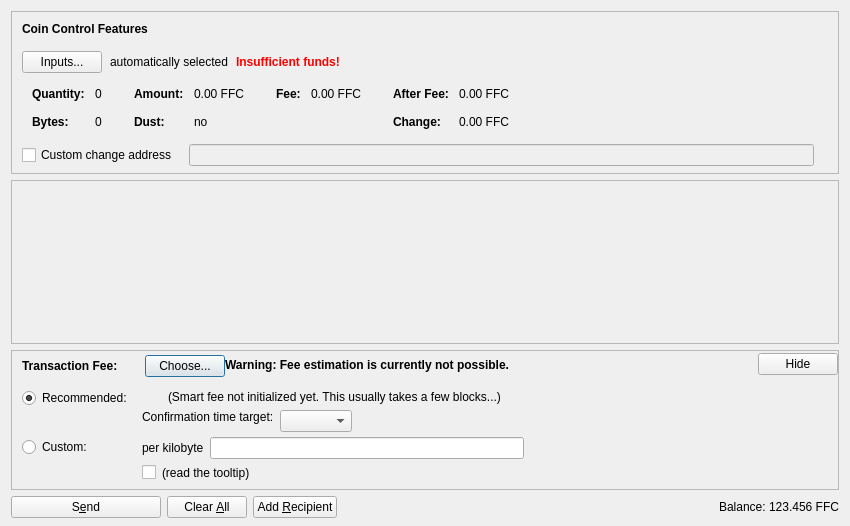
<?xml version="1.0" encoding="UTF-8"?>
<ui version="4.0">
 <class>SendCoinsDialog</class>
 <widget class="QDialog" name="SendCoinsDialog">
  <property name="geometry">
   <rect>
    <x>0</x>
    <y>0</y>
    <width>850</width>
    <height>526</height>
   </rect>
  </property>
  <property name="windowTitle">
   <string>Send Coins</string>
  </property>
  <layout class="QVBoxLayout" name="verticalLayout" stretch="0,1,0,0">
   <property name="bottomMargin">
    <number>8</number>
   </property>
   <item>
    <widget class="QFrame" name="frameCoinControl">
     <property name="sizePolicy">
      <sizepolicy hsizetype="Expanding" vsizetype="Expanding">
       <horstretch>0</horstretch>
       <verstretch>0</verstretch>
      </sizepolicy>
     </property>
     <property name="maximumSize">
      <size>
       <width>16777215</width>
       <height>16777215</height>
      </size>
     </property>
     <property name="frameShape">
      <enum>QFrame::StyledPanel</enum>
     </property>
     <property name="frameShadow">
      <enum>QFrame::Sunken</enum>
     </property>
     <layout class="QVBoxLayout" name="verticalLayoutCoinControl2">
      <property name="spacing">
       <number>0</number>
      </property>
      <property name="leftMargin">
       <number>0</number>
      </property>
      <property name="topMargin">
       <number>0</number>
      </property>
      <property name="rightMargin">
       <number>0</number>
      </property>
      <property name="bottomMargin">
       <number>6</number>
      </property>
      <item>
       <layout class="QVBoxLayout" name="verticalLayoutCoinControl" stretch="0,0,0,0,1">
        <property name="spacing">
         <number>0</number>
        </property>
        <property name="leftMargin">
         <number>10</number>
        </property>
        <property name="topMargin">
         <number>10</number>
        </property>
        <item>
         <layout class="QHBoxLayout" name="horizontalLayoutCoinControl1">
          <property name="bottomMargin">
           <number>15</number>
          </property>
          <item>
           <widget class="QLabel" name="labelCoinControlFeatures">
            <property name="sizePolicy">
             <sizepolicy hsizetype="Preferred" vsizetype="Maximum">
              <horstretch>0</horstretch>
              <verstretch>0</verstretch>
             </sizepolicy>
            </property>
            <property name="font">
             <font>
              <weight>75</weight>
              <bold>true</bold>
             </font>
            </property>
            <property name="styleSheet">
             <string notr="true">font-weight:bold;</string>
            </property>
            <property name="text">
             <string>Coin Control Features</string>
            </property>
           </widget>
          </item>
         </layout>
        </item>
        <item>
         <layout class="QHBoxLayout" name="horizontalLayoutCoinControl2" stretch="0,0,0,0">
          <property name="spacing">
           <number>8</number>
          </property>
          <property name="bottomMargin">
           <number>10</number>
          </property>
          <item>
           <widget class="QPushButton" name="pushButtonCoinControl">
            <property name="styleSheet">
             <string notr="true"/>
            </property>
            <property name="text">
             <string>Inputs...</string>
            </property>
            <property name="autoDefault">
             <bool>false</bool>
            </property>
           </widget>
          </item>
          <item>
           <widget class="QLabel" name="labelCoinControlAutomaticallySelected">
            <property name="text">
             <string>automatically selected</string>
            </property>
            <property name="margin">
             <number>5</number>
            </property>
           </widget>
          </item>
          <item>
           <widget class="QLabel" name="labelCoinControlInsuffFunds">
            <property name="font">
             <font>
              <weight>75</weight>
              <bold>true</bold>
             </font>
            </property>
            <property name="styleSheet">
             <string notr="true">color:red;font-weight:bold;</string>
            </property>
            <property name="text">
             <string>Insufficient funds!</string>
            </property>
            <property name="margin">
             <number>5</number>
            </property>
           </widget>
          </item>
          <item>
           <spacer name="horizontalSpacerCoinControl">
            <property name="orientation">
             <enum>Qt::Horizontal</enum>
            </property>
            <property name="sizeHint" stdset="0">
             <size>
              <width>40</width>
              <height>1</height>
             </size>
            </property>
           </spacer>
          </item>
         </layout>
        </item>
        <item>
         <widget class="QWidget" name="widgetCoinControl" native="true">
          <property name="sizePolicy">
           <sizepolicy hsizetype="Preferred" vsizetype="Preferred">
            <horstretch>0</horstretch>
            <verstretch>0</verstretch>
           </sizepolicy>
          </property>
          <property name="minimumSize">
           <size>
            <width>0</width>
            <height>0</height>
           </size>
          </property>
          <property name="styleSheet">
           <string notr="true"/>
          </property>
          <layout class="QHBoxLayout" name="horizontalLayoutCoinControl5">
           <property name="leftMargin">
            <number>0</number>
           </property>
           <property name="topMargin">
            <number>0</number>
           </property>
           <property name="rightMargin">
            <number>0</number>
           </property>
           <property name="bottomMargin">
            <number>0</number>
           </property>
           <item>
            <layout class="QHBoxLayout" name="horizontalLayoutCoinControl3" stretch="0,0,0,1">
             <property name="spacing">
              <number>20</number>
             </property>
             <property name="topMargin">
              <number>0</number>
             </property>
             <property name="bottomMargin">
              <number>10</number>
             </property>
             <item>
              <layout class="QFormLayout" name="formLayoutCoinControl1">
               <property name="horizontalSpacing">
                <number>10</number>
               </property>
               <property name="verticalSpacing">
                <number>14</number>
               </property>
               <property name="leftMargin">
                <number>10</number>
               </property>
               <property name="topMargin">
                <number>4</number>
               </property>
               <property name="rightMargin">
                <number>6</number>
               </property>
               <item row="0" column="0">
                <widget class="QLabel" name="labelCoinControlQuantityText">
                 <property name="font">
                  <font>
                   <weight>75</weight>
                   <bold>true</bold>
                  </font>
                 </property>
                 <property name="text">
                  <string>Quantity:</string>
                 </property>
                 <property name="margin">
                  <number>0</number>
                 </property>
                </widget>
               </item>
               <item row="0" column="1">
                <widget class="QLabel" name="labelCoinControlQuantity">
                 <property name="cursor">
                  <cursorShape>IBeamCursor</cursorShape>
                 </property>
                 <property name="contextMenuPolicy">
                  <enum>Qt::ActionsContextMenu</enum>
                 </property>
                 <property name="text">
                  <string notr="true">0</string>
                 </property>
                 <property name="margin">
                  <number>0</number>
                 </property>
                 <property name="textInteractionFlags">
                  <set>Qt::LinksAccessibleByMouse|Qt::TextSelectableByKeyboard|Qt::TextSelectableByMouse</set>
                 </property>
                </widget>
               </item>
               <item row="1" column="0">
                <widget class="QLabel" name="labelCoinControlBytesText">
                 <property name="font">
                  <font>
                   <weight>75</weight>
                   <bold>true</bold>
                  </font>
                 </property>
                 <property name="text">
                  <string>Bytes:</string>
                 </property>
                </widget>
               </item>
               <item row="1" column="1">
                <widget class="QLabel" name="labelCoinControlBytes">
                 <property name="cursor">
                  <cursorShape>IBeamCursor</cursorShape>
                 </property>
                 <property name="contextMenuPolicy">
                  <enum>Qt::ActionsContextMenu</enum>
                 </property>
                 <property name="text">
                  <string notr="true">0</string>
                 </property>
                 <property name="textInteractionFlags">
                  <set>Qt::LinksAccessibleByMouse|Qt::TextSelectableByKeyboard|Qt::TextSelectableByMouse</set>
                 </property>
                </widget>
               </item>
              </layout>
             </item>
             <item>
              <layout class="QFormLayout" name="formLayoutCoinControl2">
               <property name="horizontalSpacing">
                <number>10</number>
               </property>
               <property name="verticalSpacing">
                <number>14</number>
               </property>
               <property name="leftMargin">
                <number>6</number>
               </property>
               <property name="topMargin">
                <number>4</number>
               </property>
               <property name="rightMargin">
                <number>6</number>
               </property>
               <item row="0" column="0">
                <widget class="QLabel" name="labelCoinControlAmountText">
                 <property name="font">
                  <font>
                   <weight>75</weight>
                   <bold>true</bold>
                  </font>
                 </property>
                 <property name="text">
                  <string>Amount:</string>
                 </property>
                 <property name="margin">
                  <number>0</number>
                 </property>
                </widget>
               </item>
               <item row="0" column="1">
                <widget class="QLabel" name="labelCoinControlAmount">
                 <property name="cursor">
                  <cursorShape>IBeamCursor</cursorShape>
                 </property>
                 <property name="contextMenuPolicy">
                  <enum>Qt::ActionsContextMenu</enum>
                 </property>
                 <property name="text">
                  <string notr="true">0.00 FFC</string>
                 </property>
                 <property name="textInteractionFlags">
                  <set>Qt::LinksAccessibleByMouse|Qt::TextSelectableByKeyboard|Qt::TextSelectableByMouse</set>
                 </property>
                </widget>
               </item>
               <item row="1" column="0">
                <widget class="QLabel" name="labelCoinControlLowOutputText">
                 <property name="font">
                  <font>
                   <weight>75</weight>
                   <bold>true</bold>
                  </font>
                 </property>
                 <property name="text">
                  <string>Dust:</string>
                 </property>
                </widget>
               </item>
               <item row="1" column="1">
                <widget class="QLabel" name="labelCoinControlLowOutput">
                 <property name="cursor">
                  <cursorShape>IBeamCursor</cursorShape>
                 </property>
                 <property name="contextMenuPolicy">
                  <enum>Qt::ActionsContextMenu</enum>
                 </property>
                 <property name="text">
                  <string notr="true">no</string>
                 </property>
                 <property name="textInteractionFlags">
                  <set>Qt::LinksAccessibleByMouse|Qt::TextSelectableByKeyboard|Qt::TextSelectableByMouse</set>
                 </property>
                </widget>
               </item>
              </layout>
             </item>
             <item>
              <layout class="QFormLayout" name="formLayoutCoinControl3">
               <property name="horizontalSpacing">
                <number>10</number>
               </property>
               <property name="verticalSpacing">
                <number>14</number>
               </property>
               <property name="leftMargin">
                <number>6</number>
               </property>
               <property name="topMargin">
                <number>4</number>
               </property>
               <property name="rightMargin">
                <number>6</number>
               </property>
               <item row="0" column="0">
                <widget class="QLabel" name="labelCoinControlFeeText">
                 <property name="font">
                  <font>
                   <weight>75</weight>
                   <bold>true</bold>
                  </font>
                 </property>
                 <property name="text">
                  <string>Fee:</string>
                 </property>
                 <property name="margin">
                  <number>0</number>
                 </property>
                </widget>
               </item>
               <item row="0" column="1">
                <widget class="QLabel" name="labelCoinControlFee">
                 <property name="cursor">
                  <cursorShape>IBeamCursor</cursorShape>
                 </property>
                 <property name="contextMenuPolicy">
                  <enum>Qt::ActionsContextMenu</enum>
                 </property>
                 <property name="text">
                  <string notr="true">0.00 FFC</string>
                 </property>
                 <property name="textInteractionFlags">
                  <set>Qt::LinksAccessibleByMouse|Qt::TextSelectableByKeyboard|Qt::TextSelectableByMouse</set>
                 </property>
                </widget>
               </item>
              </layout>
             </item>
             <item>
              <layout class="QFormLayout" name="formLayoutCoinControl4">
               <property name="horizontalSpacing">
                <number>10</number>
               </property>
               <property name="verticalSpacing">
                <number>14</number>
               </property>
               <property name="leftMargin">
                <number>6</number>
               </property>
               <property name="topMargin">
                <number>4</number>
               </property>
               <property name="rightMargin">
                <number>6</number>
               </property>
               <item row="0" column="0">
                <widget class="QLabel" name="labelCoinControlAfterFeeText">
                 <property name="font">
                  <font>
                   <weight>75</weight>
                   <bold>true</bold>
                  </font>
                 </property>
                 <property name="text">
                  <string>After Fee:</string>
                 </property>
                 <property name="margin">
                  <number>0</number>
                 </property>
                </widget>
               </item>
               <item row="0" column="1">
                <widget class="QLabel" name="labelCoinControlAfterFee">
                 <property name="cursor">
                  <cursorShape>IBeamCursor</cursorShape>
                 </property>
                 <property name="contextMenuPolicy">
                  <enum>Qt::ActionsContextMenu</enum>
                 </property>
                 <property name="text">
                  <string notr="true">0.00 FFC</string>
                 </property>
                 <property name="textInteractionFlags">
                  <set>Qt::LinksAccessibleByMouse|Qt::TextSelectableByKeyboard|Qt::TextSelectableByMouse</set>
                 </property>
                </widget>
               </item>
               <item row="1" column="0">
                <widget class="QLabel" name="labelCoinControlChangeText">
                 <property name="font">
                  <font>
                   <weight>75</weight>
                   <bold>true</bold>
                  </font>
                 </property>
                 <property name="text">
                  <string>Change:</string>
                 </property>
                </widget>
               </item>
               <item row="1" column="1">
                <widget class="QLabel" name="labelCoinControlChange">
                 <property name="cursor">
                  <cursorShape>IBeamCursor</cursorShape>
                 </property>
                 <property name="contextMenuPolicy">
                  <enum>Qt::ActionsContextMenu</enum>
                 </property>
                 <property name="text">
                  <string notr="true">0.00 FFC</string>
                 </property>
                 <property name="textInteractionFlags">
                  <set>Qt::LinksAccessibleByMouse|Qt::TextSelectableByKeyboard|Qt::TextSelectableByMouse</set>
                 </property>
                </widget>
               </item>
              </layout>
             </item>
            </layout>
           </item>
          </layout>
         </widget>
        </item>
        <item>
         <layout class="QHBoxLayout" name="horizontalLayoutCoinControl4" stretch="0,0,0">
          <property name="spacing">
           <number>12</number>
          </property>
          <property name="sizeConstraint">
           <enum>QLayout::SetDefaultConstraint</enum>
          </property>
          <property name="topMargin">
           <number>5</number>
          </property>
          <property name="rightMargin">
           <number>5</number>
          </property>
          <item>
           <widget class="QCheckBox" name="checkBoxCoinControlChange">
            <property name="toolTip">
             <string>If this is activated, but the change address is empty or invalid, change will be sent to a newly generated address.</string>
            </property>
            <property name="text">
             <string>Custom change address</string>
            </property>
           </widget>
          </item>
          <item>
           <widget class="QValidatedLineEdit" name="lineEditCoinControlChange">
            <property name="enabled">
             <bool>false</bool>
            </property>
            <property name="sizePolicy">
             <sizepolicy hsizetype="Expanding" vsizetype="Fixed">
              <horstretch>0</horstretch>
              <verstretch>0</verstretch>
             </sizepolicy>
            </property>
           </widget>
          </item>
          <item>
           <widget class="QLabel" name="labelCoinControlChangeLabel">
            <property name="sizePolicy">
             <sizepolicy hsizetype="Preferred" vsizetype="Expanding">
              <horstretch>0</horstretch>
              <verstretch>0</verstretch>
             </sizepolicy>
            </property>
            <property name="minimumSize">
             <size>
              <width>0</width>
              <height>0</height>
             </size>
            </property>
            <property name="text">
             <string/>
            </property>
            <property name="margin">
             <number>3</number>
            </property>
           </widget>
          </item>
         </layout>
        </item>
        <item>
         <spacer name="verticalSpacerCoinControl">
          <property name="orientation">
           <enum>Qt::Vertical</enum>
          </property>
          <property name="sizeHint" stdset="0">
           <size>
            <width>800</width>
            <height>1</height>
           </size>
          </property>
         </spacer>
        </item>
       </layout>
      </item>
     </layout>
    </widget>
   </item>
   <item>
    <widget class="QScrollArea" name="scrollArea">
     <property name="widgetResizable">
      <bool>true</bool>
     </property>
     <widget class="QWidget" name="scrollAreaWidgetContents">
      <property name="geometry">
       <rect>
        <x>0</x>
        <y>0</y>
        <width>830</width>
        <height>104</height>
       </rect>
      </property>
      <layout class="QVBoxLayout" name="verticalLayout_2" stretch="0,1">
       <property name="leftMargin">
        <number>0</number>
       </property>
       <property name="topMargin">
        <number>0</number>
       </property>
       <property name="rightMargin">
        <number>0</number>
       </property>
       <property name="bottomMargin">
        <number>0</number>
       </property>
       <item>
        <layout class="QVBoxLayout" name="entries">
         <property name="spacing">
          <number>6</number>
         </property>
        </layout>
       </item>
       <item>
        <spacer name="verticalSpacer">
         <property name="orientation">
          <enum>Qt::Vertical</enum>
         </property>
         <property name="sizeHint" stdset="0">
          <size>
           <width>20</width>
           <height>40</height>
          </size>
         </property>
        </spacer>
       </item>
      </layout>
     </widget>
    </widget>
   </item>
   <item>
    <widget class="QFrame" name="frameFee">
     <property name="sizePolicy">
      <sizepolicy hsizetype="Expanding" vsizetype="Expanding">
       <horstretch>0</horstretch>
       <verstretch>0</verstretch>
      </sizepolicy>
     </property>
     <property name="maximumSize">
      <size>
       <width>16777215</width>
       <height>16777215</height>
      </size>
     </property>
     <property name="frameShape">
      <enum>QFrame::StyledPanel</enum>
     </property>
     <property name="frameShadow">
      <enum>QFrame::Sunken</enum>
     </property>
     <layout class="QVBoxLayout" name="verticalLayoutFee1">
      <property name="spacing">
       <number>0</number>
      </property>
      <property name="leftMargin">
       <number>0</number>
      </property>
      <property name="topMargin">
       <number>0</number>
      </property>
      <property name="rightMargin">
       <number>0</number>
      </property>
      <property name="bottomMargin">
       <number>0</number>
      </property>
      <item>
       <layout class="QVBoxLayout" name="verticalLayoutFee2" stretch="0,0,0">
        <property name="spacing">
         <number>0</number>
        </property>
        <property name="leftMargin">
         <number>10</number>
        </property>
        <property name="topMargin">
         <number>0</number>
        </property>
        <item>
         <layout class="QHBoxLayout" name="horizontalLayoutFee1">
          <property name="bottomMargin">
           <number>0</number>
          </property>
          <item>
           <layout class="QVBoxLayout" name="verticalLayoutFee7">
            <property name="spacing">
             <number>0</number>
            </property>
            <item>
             <spacer name="verticalSpacerSmartFee">
              <property name="orientation">
               <enum>Qt::Vertical</enum>
              </property>
              <property name="sizeType">
               <enum>QSizePolicy::Fixed</enum>
              </property>
              <property name="sizeHint" stdset="0">
               <size>
                <width>1</width>
                <height>4</height>
               </size>
              </property>
             </spacer>
            </item>
            <item>
             <layout class="QHBoxLayout" name="horizontalLayoutSmartFee">
              <property name="spacing">
               <number>10</number>
              </property>
              <item>
               <widget class="QLabel" name="labelFeeHeadline">
                <property name="sizePolicy">
                 <sizepolicy hsizetype="Preferred" vsizetype="Maximum">
                  <horstretch>0</horstretch>
                  <verstretch>0</verstretch>
                 </sizepolicy>
                </property>
                <property name="font">
                 <font>
                  <weight>75</weight>
                  <bold>true</bold>
                 </font>
                </property>
                <property name="styleSheet">
                 <string notr="true">font-weight:bold;</string>
                </property>
                <property name="text">
                 <string>Transaction Fee:</string>
                </property>
               </widget>
              </item>
              <item>
               <widget class="QLabel" name="labelFeeMinimized">
                <property name="text">
                 <string/>
                </property>
               </widget>
              </item>
              <item>
               <widget class="QPushButton" name="buttonChooseFee">
                <property name="text">
                 <string>Choose...</string>
                </property>
               </widget>
              </item>
             </layout>
            </item>
            <item>
             <spacer name="verticalSpacer_5">
              <property name="orientation">
               <enum>Qt::Vertical</enum>
              </property>
              <property name="sizeHint" stdset="0">
               <size>
                <width>1</width>
                <height>1</height>
               </size>
              </property>
             </spacer>
            </item>
           </layout>
          </item>
          <item>
           <widget class="QLabel" name="fallbackFeeWarningLabel">
            <property name="toolTip">
             <string>Using the fallbackfee can result in sending a transaction that will take several hours or days (or never) to confirm. Consider choosing your fee manually or wait until you have validated the complete chain.</string>
            </property>
            <property name="font">
            <font>
                <weight>75</weight>
                <bold>true</bold>
            </font>
            </property>
            <property name="text">
             <string>Warning: Fee estimation is currently not possible.</string>
            </property>
            <property name="wordWrap">
             <bool>false</bool>
            </property>
           </widget>
          </item>
          <item>
           <spacer name="horizontalSpacer_4">
            <property name="orientation">
             <enum>Qt::Horizontal</enum>
            </property>
            <property name="sizeType">
             <enum>QSizePolicy::MinimumExpanding</enum>
            </property>
            <property name="sizeHint" stdset="0">
             <size>
              <width>40</width>
              <height>20</height>
             </size>
            </property>
           </spacer>
          </item>
          <item>
           <widget class="QPushButton" name="buttonMinimizeFee">
            <property name="toolTip">
             <string>collapse fee-settings</string>
            </property>
            <property name="text">
             <string>Hide</string>
            </property>
           </widget>
          </item>
         </layout>
        </item>
        <item>
         <widget class="QFrame" name="frameFeeSelection">
          <layout class="QVBoxLayout" name="verticalLayoutFee12">
           <property name="spacing">
            <number>0</number>
           </property>
           <property name="leftMargin">
            <number>0</number>
           </property>
           <property name="topMargin">
            <number>0</number>
           </property>
           <property name="rightMargin">
            <number>0</number>
           </property>
           <property name="bottomMargin">
            <number>0</number>
           </property>
           <item>
            <layout class="QGridLayout" name="gridLayoutFee">
             <property name="topMargin">
              <number>10</number>
             </property>
             <property name="bottomMargin">
              <number>4</number>
             </property>
             <property name="horizontalSpacing">
              <number>10</number>
             </property>
             <property name="verticalSpacing">
              <number>4</number>
             </property>
             <item row="1" column="1">
              <layout class="QVBoxLayout" name="verticalLayoutFee8">
               <property name="spacing">
                <number>6</number>
               </property>
               <item>
                <layout class="QHBoxLayout" name="horizontalLayoutFee13">
                 <item>
                  <widget class="QLabel" name="labelCustomPerKilobyte">
                   <property name="toolTip">
                    <string>Specify a custom fee per kB (1,000 bytes) of the transaction's virtual size.

Note:  Since the fee is calculated on a per-byte basis, a fee of "100 satoshis per kB" for a transaction size of 500 bytes (half of 1 kB) would ultimately yield a fee of only 50 satoshis.</string>
                   </property>
                   <property name="text">
                    <string>per kilobyte</string>
                   </property>
                  </widget>
                 </item>
                 <item>
                  <widget class="BitcoinAmountField" name="customFee"/>
                 </item>
                 <item>
                  <spacer name="horizontalSpacer_6">
                   <property name="orientation">
                    <enum>Qt::Horizontal</enum>
                   </property>
                   <property name="sizeHint" stdset="0">
                    <size>
                     <width>1</width>
                     <height>1</height>
                    </size>
                   </property>
                  </spacer>
                 </item>
                </layout>
               </item>
               <item>
                <layout class="QHBoxLayout" name="horizontalLayoutFee8">
                 <item>
                  <widget class="QCheckBox" name="checkBoxMinimumFee">
                   <property name="toolTip">
                    <string>Paying only the minimum fee is just fine as long as there is less transaction volume than space in the blocks. But be aware that this can end up in a never confirming transaction once there is more demand for fifacoin transactions than the network can process.</string>
                   </property>
                   <property name="text">
                    <string/>
                   </property>
                  </widget>
                 </item>
                 <item>
                  <widget class="QLabel" name="labelMinFeeWarning">
                   <property name="enabled">
                    <bool>true</bool>
                   </property>
                   <property name="toolTip">
                    <string>Paying only the minimum fee is just fine as long as there is less transaction volume than space in the blocks. But be aware that this can end up in a never confirming transaction once there is more demand for fifacoin transactions than the network can process.</string>
                   </property>
                   <property name="text">
                    <string>(read the tooltip)</string>
                   </property>
                   <property name="margin">
                    <number>5</number>
                   </property>
                  </widget>
                 </item>
                 <item>
                  <spacer name="horizontalSpacer_2">
                   <property name="orientation">
                    <enum>Qt::Horizontal</enum>
                   </property>
                   <property name="sizeHint" stdset="0">
                    <size>
                     <width>1</width>
                     <height>1</height>
                    </size>
                   </property>
                  </spacer>
                 </item>
                </layout>
               </item>
              </layout>
             </item>
             <item row="0" column="0">
              <layout class="QVBoxLayout" name="verticalLayoutFee4" stretch="0,1">
               <item>
                <widget class="QRadioButton" name="radioSmartFee">
                 <property name="text">
                  <string>Recommended:</string>
                 </property>
                 <property name="checked">
                  <bool>true</bool>
                 </property>
                 <attribute name="buttonGroup">
                  <string notr="true">groupFee</string>
                 </attribute>
                </widget>
               </item>
               <item>
                <spacer name="verticalSpacer_2">
                 <property name="orientation">
                  <enum>Qt::Vertical</enum>
                 </property>
                 <property name="sizeHint" stdset="0">
                  <size>
                   <width>1</width>
                   <height>1</height>
                  </size>
                 </property>
                </spacer>
               </item>
              </layout>
             </item>
             <item row="1" column="0">
              <layout class="QVBoxLayout" name="verticalLayoutFee9" stretch="0,1">
               <item>
                <widget class="QRadioButton" name="radioCustomFee">
                 <property name="text">
                  <string>Custom:</string>
                 </property>
                 <attribute name="buttonGroup">
                  <string notr="true">groupFee</string>
                 </attribute>
                </widget>
               </item>
               <item>
                <spacer name="verticalSpacer_6">
                 <property name="orientation">
                  <enum>Qt::Vertical</enum>
                 </property>
                 <property name="sizeHint" stdset="0">
                  <size>
                   <width>1</width>
                   <height>1</height>
                  </size>
                 </property>
                </spacer>
               </item>
              </layout>
             </item>
             <item row="0" column="1">
              <layout class="QVBoxLayout" name="verticalLayoutFee3" stretch="0,0,1">
               <property name="spacing">
                <number>6</number>
               </property>
               <property name="topMargin">
                <number>2</number>
               </property>
               <item>
                <layout class="QHBoxLayout" name="horizontalLayoutFee12">
                 <item>
                  <widget class="QLabel" name="labelSmartFee">
                   <property name="text">
                    <string/>
                   </property>
                   <property name="margin">
                    <number>2</number>
                   </property>
                  </widget>
                 </item>
                 <item>
                  <widget class="QLabel" name="labelFeeEstimation">
                   <property name="text">
                    <string/>
                   </property>
                  </widget>
                 </item>
                 <item>
                  <widget class="QLabel" name="labelSmartFee2">
                   <property name="text">
                    <string>(Smart fee not initialized yet. This usually takes a few blocks...)</string>
                   </property>
                   <property name="margin">
                    <number>2</number>
                   </property>
                  </widget>
                 </item>
                 <item>
                  <spacer name="horizontalSpacer_5">
                   <property name="orientation">
                    <enum>Qt::Horizontal</enum>
                   </property>
                   <property name="sizeHint" stdset="0">
                    <size>
                     <width>1</width>
                     <height>1</height>
                    </size>
                   </property>
                  </spacer>
                 </item>
                </layout>
               </item>
               <item>
                <layout class="QHBoxLayout" name="horizontalLayoutFee9">
                 <item>
                  <layout class="QVBoxLayout" name="verticalLayoutFee6">
                   <item>
                    <widget class="QLabel" name="labelSmartFee3">
                     <property name="text">
                      <string>Confirmation time target:</string>
                     </property>
                     <property name="margin">
                      <number>2</number>
                     </property>
                    </widget>
                   </item>
                   <item>
                    <spacer name="verticalSpacer_3">
                     <property name="orientation">
                      <enum>Qt::Vertical</enum>
                     </property>
                     <property name="sizeHint" stdset="0">
                      <size>
                       <width>1</width>
                       <height>1</height>
                      </size>
                     </property>
                    </spacer>
                   </item>
                  </layout>
                 </item>
                 <item>
                  <layout class="QVBoxLayout" name="verticalLayoutFee5">
                   <property name="rightMargin">
                    <number>30</number>
                   </property>
                   <item>
                    <layout class="QHBoxLayout" name="horizontalLayoutConfTarget">
                     <property name="bottomMargin">
                      <number>0</number>
                     </property>
                     <item>
                      <widget class="QComboBox" name="confTargetSelector"/>
                     </item>
                     <item>
                      <spacer name="horizontalSpacerConfTarget">
                       <property name="orientation">
                        <enum>Qt::Horizontal</enum>
                       </property>
                       <property name="sizeHint" stdset="0">
                        <size>
                         <width>40</width>
                         <height>20</height>
                        </size>
                       </property>
                      </spacer>
                     </item>
                    </layout>
                   </item>
                  </layout>
                 </item>
                </layout>
               </item>
               <item>
                <spacer name="verticalSpacer_4">
                 <property name="orientation">
                  <enum>Qt::Vertical</enum>
                 </property>
                 <property name="sizeHint" stdset="0">
                  <size>
                   <width>1</width>
                   <height>1</height>
                  </size>
                 </property>
                </spacer>
               </item>
              </layout>
             </item>
            </layout>
           </item>
          </layout>
         </widget>
        </item>
        <item>
         <spacer name="verticalSpacerFee">
          <property name="orientation">
           <enum>Qt::Vertical</enum>
          </property>
          <property name="sizeHint" stdset="0">
           <size>
            <width>40</width>
            <height>5</height>
           </size>
          </property>
         </spacer>
        </item>
       </layout>
      </item>
     </layout>
    </widget>
   </item>
   <item>
    <layout class="QHBoxLayout" name="horizontalLayout">
     <item>
      <widget class="QPushButton" name="sendButton">
       <property name="minimumSize">
        <size>
         <width>150</width>
         <height>0</height>
        </size>
       </property>
       <property name="toolTip">
        <string>Confirm the send action</string>
       </property>
       <property name="text">
        <string>S&amp;end</string>
       </property>
       <property name="icon">
        <iconset resource="../bitcoin.qrc">
         <normaloff>:/icons/send</normaloff>:/icons/send</iconset>
       </property>
       <property name="autoDefault">
        <bool>false</bool>
       </property>
       <property name="default">
        <bool>false</bool>
       </property>
      </widget>
     </item>
     <item>
      <widget class="QPushButton" name="clearButton">
       <property name="sizePolicy">
        <sizepolicy hsizetype="Minimum" vsizetype="Fixed">
         <horstretch>0</horstretch>
         <verstretch>0</verstretch>
        </sizepolicy>
       </property>
       <property name="toolTip">
        <string>Clear all fields of the form.</string>
       </property>
       <property name="text">
        <string>Clear &amp;All</string>
       </property>
       <property name="icon">
        <iconset resource="../bitcoin.qrc">
         <normaloff>:/icons/remove</normaloff>:/icons/remove</iconset>
       </property>
       <property name="autoDefault">
        <bool>false</bool>
       </property>
      </widget>
     </item>
     <item>
      <widget class="QPushButton" name="addButton">
       <property name="toolTip">
        <string>Send to multiple recipients at once</string>
       </property>
       <property name="text">
        <string>Add &amp;Recipient</string>
       </property>
       <property name="icon">
        <iconset resource="../bitcoin.qrc">
         <normaloff>:/icons/add</normaloff>:/icons/add</iconset>
       </property>
       <property name="autoDefault">
        <bool>false</bool>
       </property>
      </widget>
     </item>
     <item>
      <spacer name="horizontalSpacer">
       <property name="orientation">
        <enum>Qt::Horizontal</enum>
       </property>
       <property name="sizeHint" stdset="0">
        <size>
         <width>40</width>
         <height>20</height>
        </size>
       </property>
      </spacer>
     </item>
     <item>
      <layout class="QHBoxLayout" name="horizontalLayout_2">
       <property name="spacing">
        <number>3</number>
       </property>
       <item>
        <widget class="QLabel" name="label">
         <property name="sizePolicy">
          <sizepolicy hsizetype="Preferred" vsizetype="Fixed">
           <horstretch>0</horstretch>
           <verstretch>0</verstretch>
          </sizepolicy>
         </property>
         <property name="text">
          <string>Balance:</string>
         </property>
        </widget>
       </item>
       <item>
        <widget class="QLabel" name="labelBalance">
         <property name="sizePolicy">
          <sizepolicy hsizetype="Preferred" vsizetype="Fixed">
           <horstretch>0</horstretch>
           <verstretch>0</verstretch>
          </sizepolicy>
         </property>
         <property name="cursor">
          <cursorShape>IBeamCursor</cursorShape>
         </property>
         <property name="text">
          <string notr="true">123.456 FFC</string>
         </property>
         <property name="textInteractionFlags">
          <set>Qt::LinksAccessibleByMouse|Qt::TextSelectableByKeyboard|Qt::TextSelectableByMouse</set>
         </property>
        </widget>
       </item>
      </layout>
     </item>
    </layout>
   </item>
  </layout>
 </widget>
 <customwidgets>
  <customwidget>
   <class>QValidatedLineEdit</class>
   <extends>QLineEdit</extends>
   <header>qt/qvalidatedlineedit.h</header>
  </customwidget>
  <customwidget>
   <class>BitcoinAmountField</class>
   <extends>QLineEdit</extends>
   <header>qt/bitcoinamountfield.h</header>
   <container>1</container>
  </customwidget>
 </customwidgets>
 <resources>
  <include location="../bitcoin.qrc"/>
 </resources>
 <connections/>
 <buttongroups>
  <buttongroup name="groupFee"/>
 </buttongroups>
</ui>
